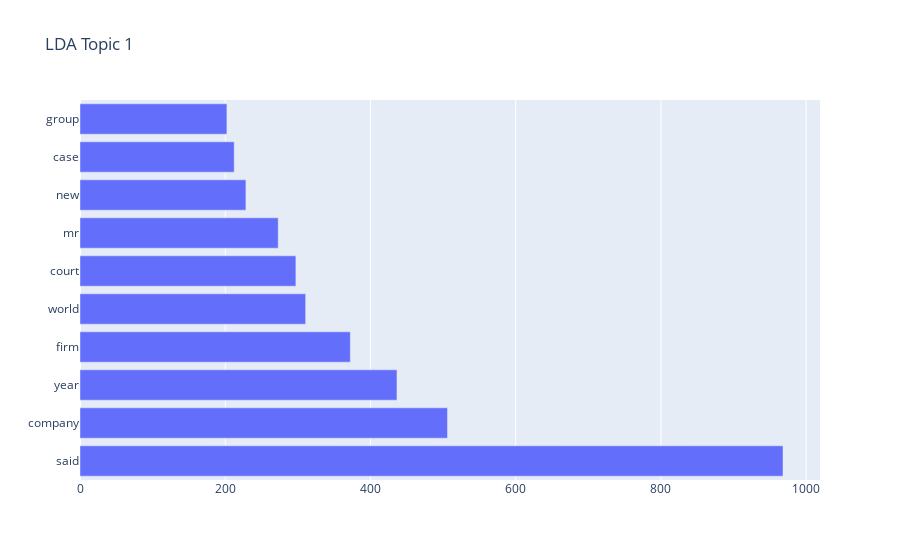
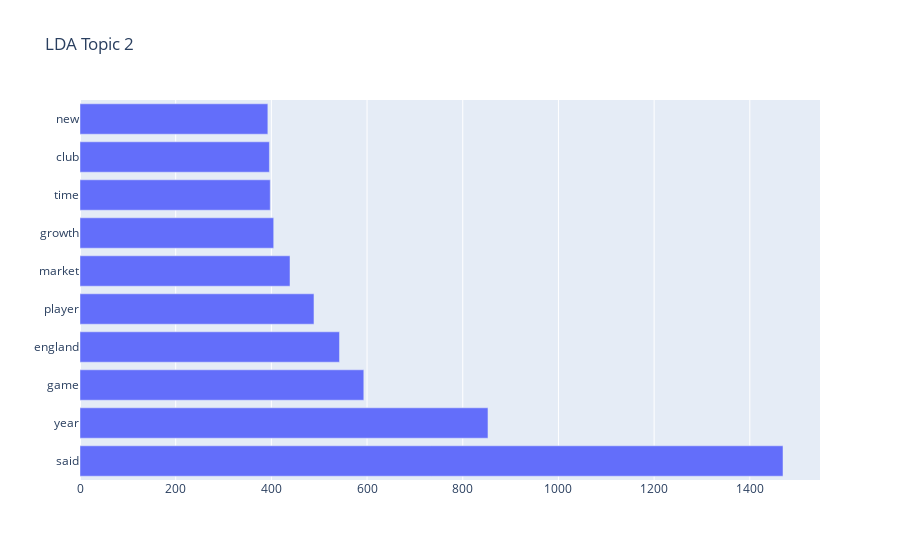
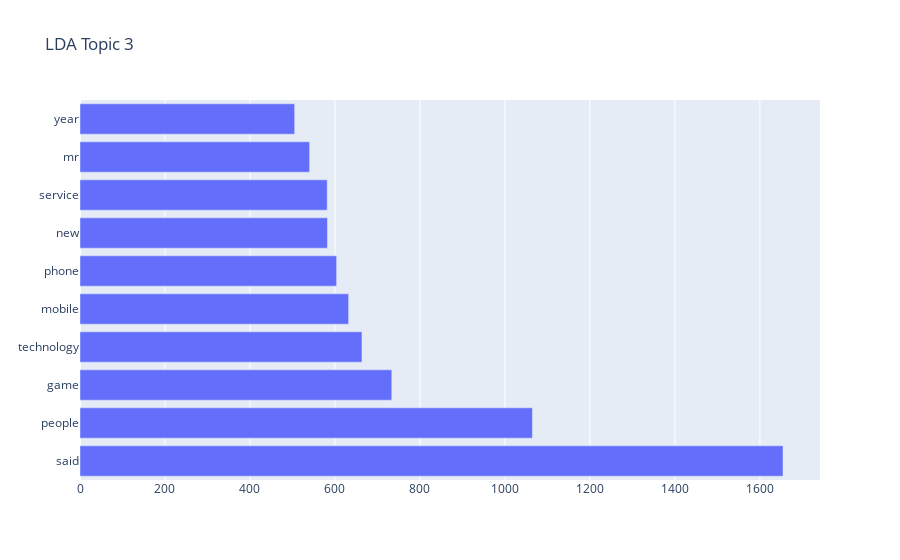
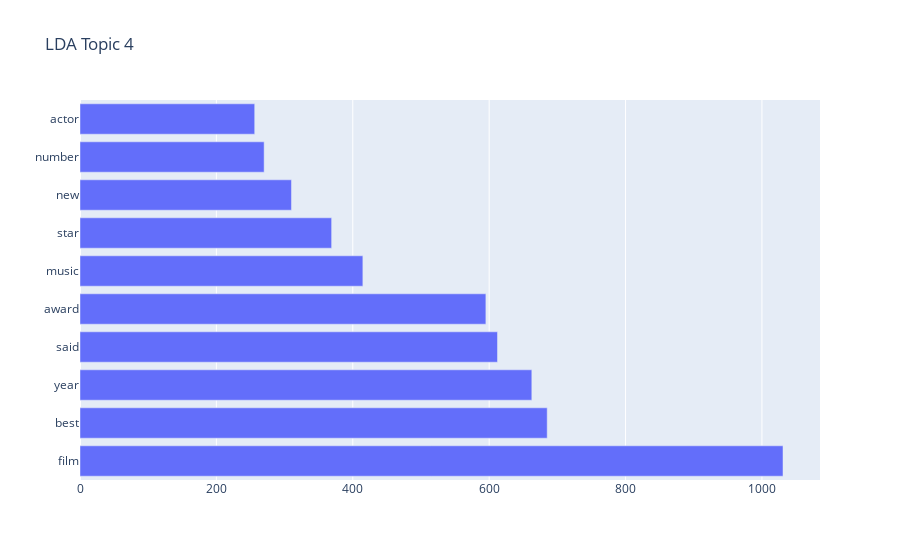

The notebook cell these images were saved under, in order:
### Markdown cell above
topic.argsort()[:-10 - 1:-1] gets the indices of the top 10 words in each topic (by importance), and [feature_names[i] for i in ...] uses these indices to get the corresponding words. These lists of words are the topics that the CoherenceModel expects.

### Code cell
for i, topic in enumerate(lda_topics):
    labels, values = zip(*topic)
    fig = go.Figure(data=[go.Bar(x=values, y=labels, orientation='h')])
    fig.update_layout(title_text=f'LDA Topic {i+1}')
    fig.show()

### Figure 1 — Plotly figure (JSON) as saved in the notebook; plotly's stock layout.template omitted (floating-point values rounded to 4 significant figures)
{"data": [{"orientation": "h", "type": "bar", "x": [968.1, 506.1, 436.5, 372.3, 310.8, 297.3, 273.0, 228.5, 212.4, 202.3], "y": ["said", "company", "year", "firm", "world", "court", "mr", "new", "case", "group"]}], "layout": {"title": {"text": "LDA Topic 1"}}}

### Figure 2 — Plotly figure (JSON) as saved in the notebook; plotly's stock layout.template omitted (floating-point values rounded to 4 significant figures)
{"data": [{"orientation": "h", "type": "bar", "x": [1469.0, 852.7, 593.2, 542.3, 489.0, 438.9, 404.9, 397.7, 395.9, 392.6], "y": ["said", "year", "game", "england", "player", "market", "growth", "time", "club", "new"]}], "layout": {"title": {"text": "LDA Topic 2"}}}

### Figure 3 — Plotly figure (JSON) as saved in the notebook; plotly's stock layout.template omitted (floating-point values rounded to 4 significant figures)
{"data": [{"orientation": "h", "type": "bar", "x": [1654.0, 1065.0, 733.7, 663.5, 632.2, 603.9, 582.3, 581.8, 540.3, 505.2], "y": ["said", "people", "game", "technology", "mobile", "phone", "new", "service", "mr", "year"]}], "layout": {"title": {"text": "LDA Topic 3"}}}

### Figure 4 — Plotly figure (JSON) as saved in the notebook; plotly's stock layout.template omitted (floating-point values rounded to 4 significant figures)
{"data": [{"orientation": "h", "type": "bar", "x": [1031.0, 685.1, 662.5, 612.2, 595.2, 414.8, 369.0, 310.1, 270.0, 256.2], "y": ["film", "best", "year", "said", "award", "music", "star", "new", "number", "actor"]}], "layout": {"title": {"text": "LDA Topic 4"}}}
